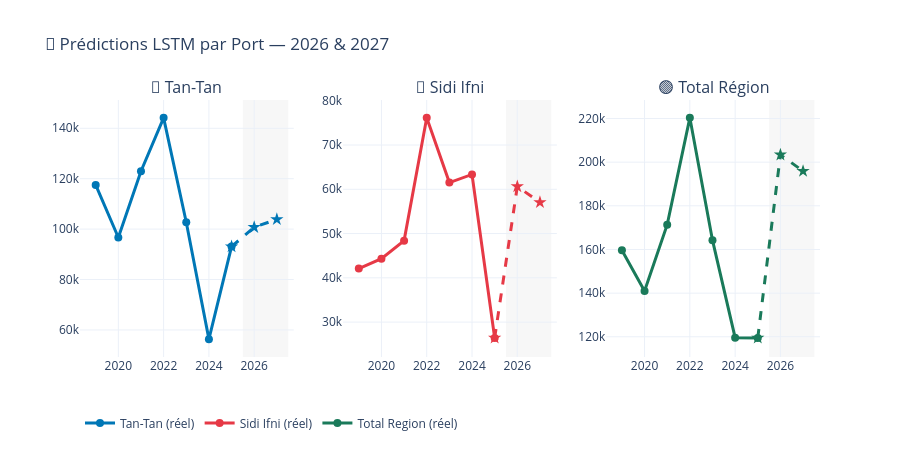

Notebook code for this chart:
### Code cell
# ═══════════════════════════════════════════
#  CELLULE 3 — VISUALISATION PRÉDICTIONS
# ═══════════════════════════════════════════

import plotly.graph_objects as go
from plotly.subplots import make_subplots

annees_hist = serie['annee'].tolist()
annees_pred = [2026, 2027]

fig = make_subplots(rows=1, cols=3,
    subplot_titles=("🔵 Tan-Tan", "🔴 Sidi Ifni", "🟢 Total Région"))

ports_data = [
    ("Tan-Tan",      serie['tantan_total_t'].tolist(),   pred_tt,  '#0077b6', 1),
    ("Sidi Ifni",    serie['sidiifni_total_t'].tolist(), pred_si,  '#e63946', 2),
    ("Total Region", serie['total_region_t'].tolist(),   pred_reg, '#1a7a5a', 3),
]

for nom, hist, pred, couleur, col in ports_data:
    # Historique
    fig.add_trace(go.Scatter(
        x=annees_hist, y=hist,
        name=f"{nom} (réel)",
        mode='lines+markers',
        line=dict(color=couleur, width=3),
        marker=dict(size=8)
    ), row=1, col=col)

    # Prédictions
    fig.add_trace(go.Scatter(
        x=[annees_hist[-1]] + annees_pred,
        y=[hist[-1]] + list(pred),
        name=f"{nom} (prédit)",
        mode='lines+markers',
        line=dict(color=couleur, width=3, dash='dash'),
        marker=dict(size=10, symbol='star'),
        showlegend=False
    ), row=1, col=col)

    # Zone prédiction
    fig.add_vrect(
        x0=2025.5, x1=2027.5,
        fillcolor='rgba(200,200,200,0.15)',
        layer='below', line_width=0,
        row=1, col=col
    )

fig.update_layout(
    title="🔮 Prédictions LSTM par Port — 2026 & 2027",
    height=450, template='plotly_white',
    legend=dict(orientation='h', y=-0.2)
)
fig.show()

# Tableau récapitulatif
print("\n" + "="*55)
print("  🔮 RÉCAPITULATIF PRÉDICTIONS LSTM")
print("="*55)
print(f"\n  {'Port':<15} {'2025 (réel)':<15} {'2026 (prédit)':<15} {'2027 (prédit)':<15}")
print(f"  {'-'*57}")
print(f"  {'Tan-Tan':<15} {93063:<15,.0f} {pred_tt[0]:<15,.0f} {pred_tt[1]:<15,.0f}")
print(f"  {'Sidi Ifni':<15} {26427:<15,.0f} {pred_si[0]:<15,.0f} {pred_si[1]:<15,.0f}")
print(f"  {'Total Region':<15} {119490:<15,.0f} {pred_reg[0]:<15,.0f} {pred_reg[1]:<15,.0f}")
print("="*55)

# Sauvegarder les modèles
model_tt.save("lstm_tantan.keras")
model_si.save("lstm_sidiifni.keras")
model_reg.save("lstm_region.keras")
print("\n💾 3 modèles LSTM sauvegardés !")

### Figure 1 — Plotly figure (JSON) as saved in the notebook; plotly's stock layout.template omitted (floating-point values rounded to 4 significant figures)
{"data": [{"line": {"color": "#0077b6", "width": 3}, "marker": {"size": 8}, "mode": "lines+markers", "name": "Tan-Tan (réel)", "type": "scatter", "x": [2019, 2020, 2021, 2022, 2023, 2024, 2025], "xaxis": "x", "y": [117524, 96664, 122947, 144139, 102722, 56355, 93063], "yaxis": "y"}, {"line": {"color": "#0077b6", "dash": "dash", "width": 3}, "marker": {"size": 10, "symbol": "star"}, "mode": "lines+markers", "name": "Tan-Tan (prédit)", "showlegend": false, "type": "scatter", "x": [2025, 2026, 2027], "xaxis": "x", "y": [93063, 100700.0, 103900.0], "yaxis": "y"}, {"line": {"color": "#e63946", "width": 3}, "marker": {"size": 8}, "mode": "lines+markers", "name": "Sidi Ifni (réel)", "type": "scatter", "x": [2019, 2020, 2021, 2022, 2023, 2024, 2025], "xaxis": "x2", "y": [42099, 44306, 48400, 76136, 61521, 63356, 26427], "yaxis": "y2"}, {"line": {"color": "#e63946", "dash": "dash", "width": 3}, "marker": {"size": 10, "symbol": "star"}, "mode": "lines+markers", "name": "Sidi Ifni (prédit)", "showlegend": false, "type": "scatter", "x": [2025, 2026, 2027], "xaxis": "x2", "y": [26427, 60620.0, 57050.0], "yaxis": "y2"}, {"line": {"color": "#1a7a5a", "width": 3}, "marker": {"size": 8}, "mode": "lines+markers", "name": "Total Region (réel)", "type": "scatter", "x": [2019, 2020, 2021, 2022, 2023, 2024, 2025], "xaxis": "x3", "y": [159641, 140987, 171369, 220290, 164261, 119591, 119490], "yaxis": "y3"}, {"line": {"color": "#1a7a5a", "dash": "dash", "width": 3}, "marker": {"size": 10, "symbol": "star"}, "mode": "lines+markers", "name": "Total Region (prédit)", "showlegend": false, "type": "scatter", "x": [2025, 2026, 2027], "xaxis": "x3", "y": [119490, 203400.0, 195900.0], "yaxis": "y3"}], "layout": {"annotations": [{"font": {"size": 16}, "showarrow": false, "text": "🔵 Tan-Tan", "x": 0.1444, "xanchor": "center", "xref": "paper", "y": 1, "yanchor": "bottom", "yref": "paper"}, {"font": {"size": 16}, "showarrow": false, "text": "🔴 Sidi Ifni", "x": 0.5, "xanchor": "center", "xref": "paper", "y": 1, "yanchor": "bottom", "yref": "paper"}, {"font": {"size": 16}, "showarrow": false, "text": "🟢 Total Région", "x": 0.8556, "xanchor": "center", "xref": "paper", "y": 1, "yanchor": "bottom", "yref": "paper"}], "height": 450, "legend": {"orientation": "h", "y": -0.2}, "shapes": [{"fillcolor": "rgba(200,200,200,0.15)", "layer": "below", "line": {"width": 0}, "type": "rect", "x0": 2026.0, "x1": 2028.0, "xref": "x", "y0": 0, "y1": 1, "yref": "y domain"}, {"fillcolor": "rgba(200,200,200,0.15)", "layer": "below", "line": {"width": 0}, "type": "rect", "x0": 2026.0, "x1": 2028.0, "xref": "x2", "y0": 0, "y1": 1, "yref": "y2 domain"}, {"fillcolor": "rgba(200,200,200,0.15)", "layer": "below", "line": {"width": 0}, "type": "rect", "x0": 2026.0, "x1": 2028.0, "xref": "x3", "y0": 0, "y1": 1, "yref": "y3 domain"}], "title": {"text": "🔮 Prédictions LSTM par Port — 2026 & 2027"}, "xaxis": {"anchor": "y", "domain": [0, 0.2889]}, "xaxis2": {"anchor": "y2", "domain": [0.3556, 0.6444]}, "xaxis3": {"anchor": "y3", "domain": [0.7111, 1]}, "yaxis": {"anchor": "x", "domain": [0, 1]}, "yaxis2": {"anchor": "x2", "domain": [0, 1]}, "yaxis3": {"anchor": "x3", "domain": [0, 1]}}}
